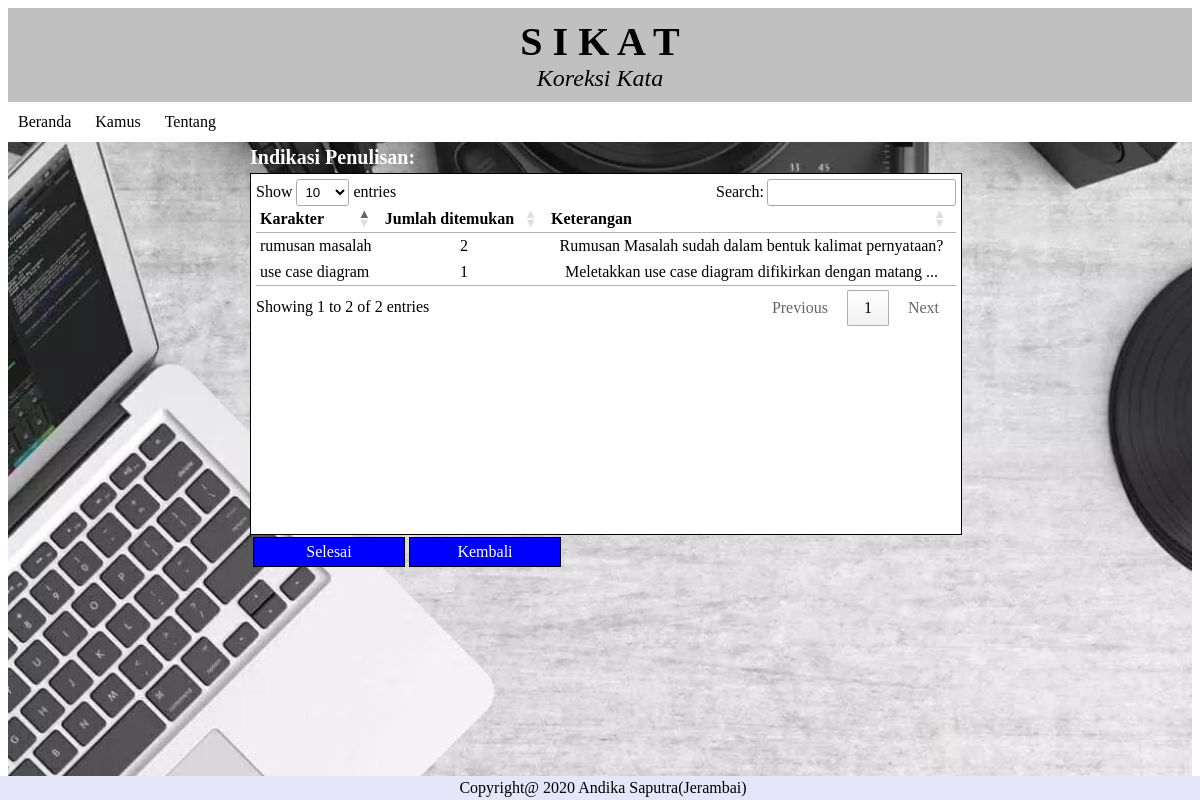
The page /cekat/file/karakter.php on the database its author committed.
### tables this page shows
CREATE TABLE `karakter` (
  `id` int(4) NOT NULL,
  `jumlah` int(10) NOT NULL DEFAULT '0',
  `karakter` char(46) DEFAULT NULL,
  `keterangan` char(116) DEFAULT NULL
);

### cekat/file/karakter.php (the view, shortened to what this page needs)
<html>
<head>
	<link rel="stylesheet" type="text/css" href="../style.css">
	<link rel="stylesheet" type="text/css" href="//cdn.datatables.net/1.10.19/css/jquery.dataTables.min.css">
  </head>
<body>
	<div class="latar">
	<div class="header">
	<header>
		<header class="judul"><b>S  I  K  A  T</b></header>
		<header class="deskripsi"><i>Koreksi Kata</i></header>
	</header>
	</div>
	<div id="menu">
	<?php include("../menubar.php"); ?>
	</div>
	<div class="tengah">
	<h2>Indikasi Penulisan:</h2>
	<div class = "auto">
	<table id="contact-detail" class="compact" cellspacing="0" width="100%">
<thead>
	<tr>
		<th>Karakter</th>
		<th>Jumlah ditemukan</th>
		<th>Keterangan</th>
	</tr>
</thead>
<tbody>
<?php
include "../koneksi.php";
$tampil=mysqli_query($conn,"SELECT karakter, jumlah, keterangan FROM karakter order by karakter desc");
	foreach($tampil as $kuy){
		if ($kuy['jumlah']==0) continue;
    echo "
		<tr>
		<td>".$kuy['karakter']."</td>
		<td align='center'>".$kuy['jumlah']."</td>
		<td align='center'>".$kuy['keterangan']."</td>
		</tr>
		";
    }
?>
</tbody>
</table>
</div>
<table>
<tr>
	<td align="center"><a href="baqo.php?data=upload" type="submit">Selesai</a></td>
  <td align="center"><a href="baqo.php?data=baca" type="submit">Kembali</a></td>
</tr>
</table>
</div>
<div id="footer">
Copyright@ 2020  Andika Saputra(Jerambai)
</div>
</div>
</body>
</html>

### cekat/style.css (style rules this page uses)
a[type=submit] { text-decoration: none; margin: 5px auto; margin-top:-1px; padding: 5px; width: 140px; border: 1px solid black; color: #fff; background: blue; cursor: pointer; display:block; }
.auto { display:block; border: 1px solid black; padding: 5px; margin-top: -12px; width:700px; height:350px; overflow:auto; background : white; }
.tengah { margin : 10px auto; width : 700px; padding: 0px; margin-top: -13px; }
.latar { background: url(background2.jpg); background-repeat: no-repeat; background-position: center; height:100%; background-size:cover; }
h2 { font-size: 20; font-family: times; color: white; }
.header { position: pixed; left: 0; top: 0; width: 100%; padding: 0px; background: silver; }
header { position: pixed; left:0; top:0; width: 100%; font-size: 30px; text-align: center; color: black; background: silver; padding: 0px; }
header .judul { padding-top:10px; text-align: Center; font-size: 40; font-family: Harrington; }
header .deskripsi { padding-bottom: 10px; text-align: center; font-size: 24; font-family: Brush Script MT; color:black; }
#footer { position: fixed; left: 0; bottom: 0; width: 100%; text-align: center; padding: 3px; background-color: lavender; text-align: center; color: black; }
#menu { background-color: white; border: 1px black; }

### rows shown on the page
karakter: karakter "use case diagram", jumlah "1", keterangan "Meletakkan use case diagram difikirkan dengan matang ..."
karakter: karakter "rumusan masalah", jumlah "2", keterangan "Rumusan Masalah sudah dalam bentuk kalimat pernyataan?"
